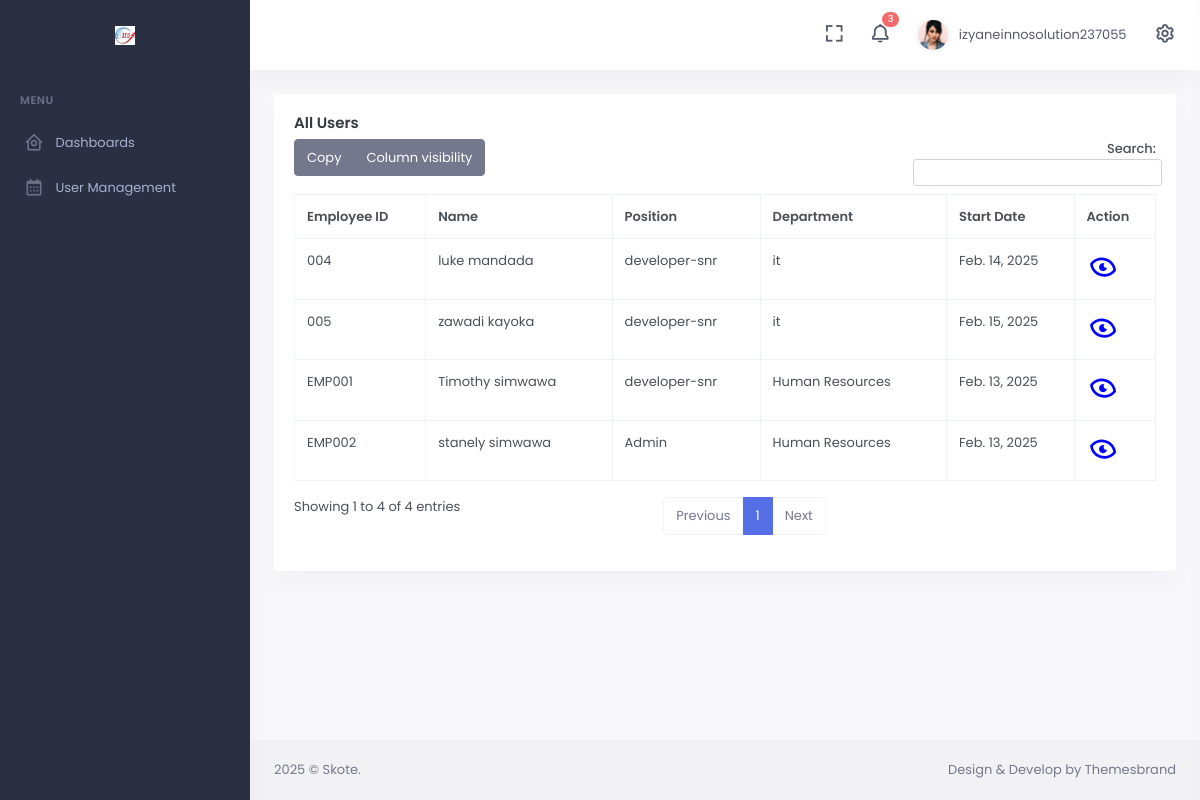
Page /employees/ (signed in) on the committed database.
### base/models.py (models this page shows, shortened)
class Employee(models.Model):
    user = models.OneToOneField(User, on_delete=models.CASCADE)
    first_name = models.CharField(max_length=100)
    middle_name = models.CharField(max_length=100, blank=True, null=True)
    email = models.CharField(max_length=100, blank=True, null=True)
    last_name = models.CharField(max_length=100)
    PROVINCE_CHOICES = [
        ('Central', 'Central'),
        ('Copperbelt', 'Copperbelt'),
        ('Eastern', 'Eastern'),
        ('Luapula', 'Luapula'),
        ('Lusaka', 'Lusaka'),
        ('Muchinga', 'Muchinga'),
        ('Northern', 'Northern'),
        ('North-Western', 'North-Western'),
        ('Southern', 'Southern'),
        ('Western', 'Western'),
    ]
    province = models.CharField(max_length=50, choices=PROVINCE_CHOICES)
    city = models.CharField(max_length=100)
    phone_number = models.CharField(max_length=15)
    address = models.TextField()
    WORK_TYPE_CHOICES = [
        ('full-time', 'Full-Time'),
        ('part-time', 'Part-Time'),
        ('freelance', 'Freelance'),
        ('internship', 'Internship'),
    ]
    work_type = models.CharField(max_length=20, choices=WORK_TYPE_CHOICES)
    DEPARTMENT_CHOICES = [
        ('Human Resources', 'Human Resources'),
        ('Information Technology', 'Information Technology'),
        ('sales/marketing', 'Sales/Marketing'),
        ('Finance', 'Finance'),
        ('Engineering', 'Engineering'),
    ]
    department = models.CharField(max_length=50, choices=DEPARTMENT_CHOICES)
    POSITION_CHOICES = [
        ('Admin', 'Admin'),
        ('TDR', 'TDR'),
        ('developer-snr', 'Developer (Senior)'),
        ('developer-jrn', 'Developer (Junior)'),
        ('developer-intern', 'Developer (Intern)'),
        ('accountant', 'Accountant'),
    ]
    position = models.CharField(max_length=50, choices=POSITION_CHOICES)
    ROLE_CHOICES = [
        ('Admin', 'Admin'),
        ('HR', 'HR'),
        ('Accountant', 'Accountant'),
        ('Employee', 'Employee'),
    ]
    role = models.CharField(max_length=20, choices=ROLE_CHOICES, default="Employee")
    employee_id = models.CharField(max_length=20, unique=True)
    IDENTIFICATION_TYPE_CHOICES = [
        ('nrc', 'National Registration Card (NRC)'),
        ('passport', 'Passport'),
    ]
    identification_type = models.CharField(max_length=20, choices=IDENTIFICATION_TYPE_CHOICES, null=True, blank=True)
    identification_number = models.CharField(max_length=50, null=True, blank=True)
    id_front = models.ImageField(upload_to='employee_ids/fronts/')
    id_back = models.ImageField(upload_to='employee_ids/backs/')
    nhima_number = models.CharField(max_length=20, null=True, blank=True)
    ss_number = models.CharField(max_length=20, null=True, blank=True)
    t_pin = models.CharField(max_length=20, null=True, blank=True)
    profile_picture = models.ImageField(upload_to='employee_profile/pics', null=True, blank=True)
    def __str__(self):
        return f"{self.first_name} {self.last_name} - {self.role}"

### frontend/views/hr_views.py (the view)
# urls.py: path('employees/', employees, name='employees'),
def employees(request):
    get_employees = Employee.objects.all()
    print(get_employees)
    context = {
        'get_employees': get_employees
    }
    return render(request, 'frontend/hrm/employees.html', context)

### templates/frontend/hrm/employees.html
{% extends "base/base.html" %}
{% block content %}
<div class="page-content">
    <div class="container-fluid">
        <div class="row">
            <div class="col-12">
                <div class="card">
                    <div class="card-body">
                        <h4 class="card-title">All Users</h4>
                        <table id="datatable-buttons" class="table table-bordered dt-responsive nowrap w-100">
                            <thead>
                            <tr>
                                <th>Employee ID</th>
                                <th>Name</th>
                                <th>Position</th>
                                <th>Department</th>
                                <th>Start Date</th>
                                <th>Action</th>
                            </tr>
                            </thead>
                            <tbody>
                            {% for employee in get_employees  %}
                            <tr>
                                <td>{{ employee.employee_id }}</td>
                                <td>{{ employee.first_name }} {{ employee.last_name }}</td>
                                <td>{{ employee.position }}</td>
                                <td>{{ employee.department }}</td>
                                <td>{{ employee.user.date_joined |date:"M. d, Y" }}</td>
                                <td>
                                    <a href="{% url 'frontend:profile' employee.id %}" style="text-decoration: none;">
                                        <i class="bx bx-show-alt" style="color: blue; font-size: 2rem; transform: rotate(15deg);"></i>
                                    </a>
                                </td>
                            </tr>
                            {% endfor %}
                            </tbody>
                        </table>
                    </div>
                </div>
            </div>
        </div>
    </div>
</div>
{% endblock %}

### templates/base/base.html (shortened to what this page needs)
{% load static %}
<!doctype html>
<html lang="en">
    <head>
        <link href="https://cdn.jsdelivr.net/npm/boxicons/css/boxicons.min.css" rel="stylesheet">
        <link href="{% static 'assets/css/bootstrap.min.css' %}"  rel="stylesheet" type="text/css" />
        <link href="{% static 'assets/css/icons.min.css' %}" rel="stylesheet" type="text/css" />
        <link href="{% static 'assets/css/app.min.css' %}" rel="stylesheet" type="text/css" />
        <link href="{% static 'assets/libs/admin-resources/rwd-table/rwd-table.min.css' %}" rel="stylesheet" type="text/css" />
    </head>
    <body data-sidebar="dark">
        <div id="layout-wrapper">
            <header id="page-topbar">
                <div class="navbar-header">
                    <div class="d-flex">
                        <div class="navbar-brand-box">
                            <a href="index.html" class="logo logo-light">
                                <span class="logo-lg">
                                    <img src="{% static 'assets/logo/idphGt0wvq_logos.png' %}" alt="" height="19">
                                </span>
                            </a>
                        </div>
                        <button type="button" class="btn btn-sm px-3 font-size-16 header-item waves-effect" id="vertical-menu-btn">
                        </button>
                    </div>
                    <div class="d-flex">
                        <div class="dropdown d-none d-lg-inline-block ms-1">
                            <button type="button" class="btn header-item noti-icon waves-effect" data-bs-toggle="fullscreen">
                                <i class="bx bx-fullscreen"></i>
                            </button>
                        </div>
                        <div class="dropdown d-inline-block">
                            <button type="button" class="btn header-item noti-icon waves-effect" id="page-header-notifications-dropdown"
                            data-bs-toggle="dropdown" aria-haspopup="true" aria-expanded="false">
                                <i class="bx bx-bell bx-tada"></i>
                                <span class="badge bg-danger rounded-pill">3</span>
                            </button>
                        </div>
                        <div class="dropdown d-inline-block">
                            <button type="button" class="btn header-item waves-effect" id="page-header-user-dropdown"
                            data-bs-toggle="dropdown" aria-haspopup="true" aria-expanded="false">
                                <img class="rounded-circle header-profile-user" src="{% static 'assets/images/users/avatar-1.jpg' %}"
                                    alt="Header Avatar">
                                <span class="d-none d-xl-inline-block ms-1" key="t-henry">{{ request.user.username }}</span>
                            </button>
                        </div>
                        <div class="dropdown d-inline-block">
                            <button type="button" class="btn header-item noti-icon right-bar-toggle waves-effect">
                                <i class="bx bx-cog bx-spin"></i>
                            </button>
                        </div>
                    </div>
                </div>
            </header>
                <div class="vertical-menu">
                    <div data-simplebar class="h-100">
                        <div id="sidebar-menu">
                            <ul class="metismenu list-unstyled" id="side-menu">
                                <li class="menu-title" key="t-menu">Menu</li>
                                <li>
                                    <a href="javascript: void(0);" class="has-arrow waves-effect">
                                        <i class="bx bx-home-circle"></i>
                                        <span key="t-dashboards">Dashboards</span>
                                    </a>
                                </li>
                                {% if request.user.employee.role == "Admin" %}
                                <li>
                                    <a href="javascript: void(0);" class="has-arrow waves-effect">
                                        <i class="bx bx-calendar"></i>
                                        <span key="t-dashboards">User Management</span>
                                    </a>
                                </li>
                                {% endif %}
                            </ul>
                        </div>
                    </div>
                </div>
            <div class="main-content">
                        {% block content %}
                        {% endblock content %}
            </div>
                <footer class="footer">
                    <div class="container-fluid">
                        <div class="row">
                            <div class="col-sm-6">
                                <script>document.write(new Date().getFullYear())</script> © Skote.
                            </div>
                            <div class="col-sm-6">
                                <div class="text-sm-end d-none d-sm-block">
                                    Design & Develop by Themesbrand
                                </div>
                            </div>
                        </div>
                    </div>
                </footer>
            </div>
    </body>
</html>

### rows in the picture
Employee: employee_id "EMP001", first_name "Timothy", last_name "simwawa", position "developer-snr", department "Human Resources", user.date_joined "Feb. 13, 2025"
Employee: employee_id "EMP002", first_name "stanely", last_name "simwawa", position "Admin", department "Human Resources", user.date_joined "Feb. 13, 2025"
Employee: employee_id "004", first_name "luke", last_name "mandada", position "developer-snr", department "it", user.date_joined "Feb. 14, 2025"
Employee: employee_id "005", first_name "zawadi", last_name "kayoka", position "developer-snr", department "it", user.date_joined "Feb. 15, 2025"

### other values in the picture
{{ request.user.username }} "izyaneinnosolution237055"
